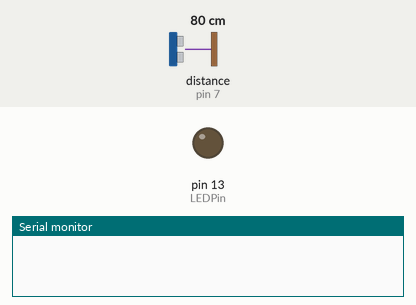
Simulated run of this sketch. Board: Arduino Uno, built for the host (arithmetic inside an expression is 32-bit, double 64-bit). Parts: output pins drawn as LEDs (lit = HIGH), the last lines printed to the serial monitor. Wiring (inferred from the names in the program): ultrasonic range finder: trigger pin 8; echo pin 7. Inputs (shaded band) come from the test bench; at power-on: distance to the obstacle (sensor on pin 7) 80 cm. The echo pulse lasts 58.3 µs per cm; WiFi joins after 1.5 s; servers stay silent unless stated; pins used as bus, display or sensor lines are not drawn. At 4.2 s the program stops and its outputs stay as they are.

Above: at 0.0 s.
At 2.8 s:
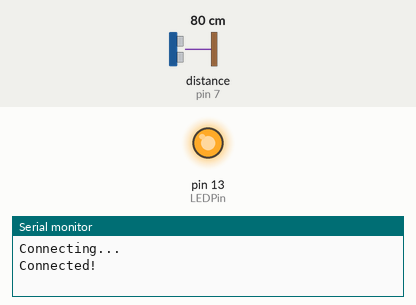
Timing chart, 0 to 4.3 s (numbered marks = the images above):
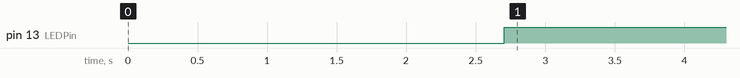

The sketch:

Door_Sensor.ino
```cpp
#include <SPI.h>
#include <Ethernet.h>

#define echoPin 7 // Echo Pin
#define triggerPin 8 // Trigger Pin
#define LEDPin 13 // Onboard LED

byte mac[] = { 0x90, 0xA2, 0xDA, 0x00, 0x28, 0xF7 };
byte ipAddress[] = {192, 168, 1, 103};
unsigned int serverPort = 5001;      // local port to listen on

byte googleServer[] = { 64, 233, 187, 99 }; // Google

int minimumRange = 0; // Minimum distance of the sensor
int doorWidth = 90; // Maximum width of the door
long duration, distance; // Duration used to calculate distance
bool shouldCount = 1;

EthernetClient client;

void setup() {
    Serial.begin (9600);
    while (!Serial) {
    ; // wait for serial port to connect. Needed for native USB port only
    }

    //Setup sonar and LED indicator
    pinMode(triggerPin, OUTPUT);
    pinMode(echoPin, INPUT);
    pinMode(LEDPin, OUTPUT); // Use LED indicator (will only be used to debug)

  // start the Ethernet connection:
    if (Ethernet.begin(mac) == 0) {
        Serial.println("Failed to configure Ethernet using DHCP");
        // try to congifure using IP address instead of DHCP:
        Ethernet.begin(mac, ipAddress);
    }
    // give the Ethernet shield a second to initialize:
    delay(1000);
    Serial.println("Connecting...");

    // if you get a connection, report back via serial:
    int connectionStatus = client.connect(ipAddress, serverPort);

    if (connectionStatus == 1) {
        Serial.println("Connected!");
    } else {
        // if you didn't get a connection to the server:
        Serial.println("Connection failed with status: ");
        Serial.print(connectionStatus);
    }
}

void loop() {

//    TESTS
//    if (Serial.available() > 0) { //checks for errors
//        int incomingByte = Serial.read();
//        Serial.println(incomingByte);
//        if (incomingByte > 0) {
//            client.println("RA:00000000,isDoor:1,isPresent:1");
//        }
//        Serial.flush();
//    }

    // if the server's disconnected, stop the client:
    if (!client.connected()) {
        Serial.println();
        Serial.println("Disconnecting.");
        client.stop();

        // do nothing forevermore:
        while (true);
    }

    /* The following triggerPin/echoPin cycle is used to determine the
     distance of the nearest object by bouncing soundwaves off of it. */
    digitalWrite(triggerPin, LOW);
    delayMicroseconds(2);

    digitalWrite(triggerPin, HIGH);
    delayMicroseconds(10);

    digitalWrite(triggerPin, LOW);
    duration = pulseIn(echoPin, HIGH);

    //Calculate the distance (in cm) based on the speed of sound.
    distance = duration/58.2;

    if (shouldCount) {
        if (distance >= doorWidth || distance <= minimumRange) { //if the range is out of the bounds
            /*
             * This shouldn't do anything. Just log some error.
             */
            Serial.println("-1");
        } else if (distance < 60) { //if the range is within the defined bounds
            shouldCount = false; //it shouldn't count until the person has passed through the door

            Serial.println(distance); //prints the distance
            digitalWrite(LEDPin, LOW);
            client.println("RA:00000000,isDoor:1,isPresent:1");
        } else {
            shouldCount = true;
            digitalWrite(LEDPin, HIGH);
        }
    } else {
        if (distance > 60) {
            shouldCount = true;
            digitalWrite(LEDPin, HIGH);
        }
    }

    //Delay 50ms before next reading.
    delay(50);
}
```

Measured:
- by itself, pin 13 (LEDPin): LOW → HIGH at 2.7 s
